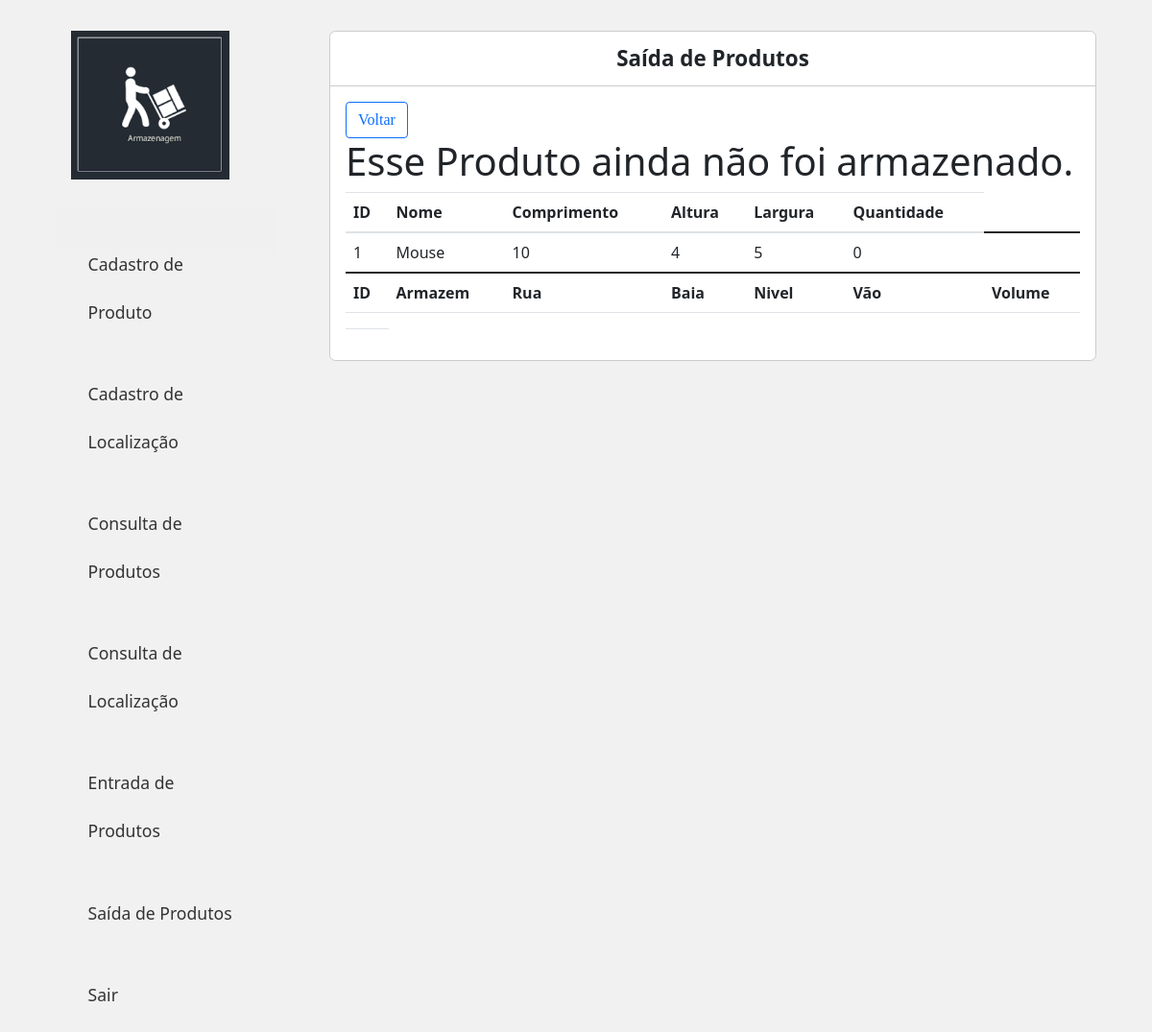
Screenshot of /Stoq/update_saida.php?id=1 with the database file from the repository.
### tables this page shows
CREATE TABLE `tbdcadprod` (
  `id_Produto` int(11) NOT NULL,
  `nm_Produto` varchar(50) NOT NULL,
  `vl_Valor` double NOT NULL,
  `ds_Produto` varchar(50) NOT NULL,
  `comp_Produto` double NOT NULL,
  `alt_Produto` double NOT NULL,
  `larg_Produto` double NOT NULL,
  `qtd_Produto` int(20) NOT NULL,
  `volume_Produto` float NOT NULL
);

### Stoq/update_saida.php (the view, shortened to what this page needs)
<?php
	require_once 'header.php';
	require_once 'conection.php';
	function getlocalizacaoexcluir($conn, $produto_id){
	$stmtProduto = $conn->prepare("SELECT * FROM tbdcadprod WHERE id_Produto = :id_produto");
    $stmtProduto->bindParam(':id_produto', $produto_id);
    $stmtProduto->execute();
    $produto = $stmtProduto->fetch(PDO::FETCH_ASSOC);
	if($produto){
		$retirar = [];
		$retirar2 = [];
		   if(!empty($retirar)){
			$meuArray = $retirar;
			sort($meuArray);
			$saida = $meuArray[0];
			$localizacaoexcluir = $saida;
			$meuArray2 = $retirar2;
			sort($meuArray2);
			$saida2 = $meuArray2[0];
			echo "$localizacaoexcluir";
			return $localizacaoexcluir;
			} else
				return [];
	}
}
?>
<main class="col-sm-9">
	<div class="principal">
		<div class="titulo">
			Saída de Produtos
		</div>
		<div class="conteudo">
			<div class="item">
				<a class='btn btn-outline-primary' type="submit" style=" right: 590px; top: 100px; font-family:'calibri';" href='saida.php'>Voltar</a>
				<table class="table">
				  <thead>
				    <tr>
					<th scope="col">ID</th>
				      <th scope="col">Nome</th>
					  <th scope="col">Comprimento</th>
					  <th scope="col">Altura</th>
					  <th scope="col">Largura</th>
				      <th scope="col">Quantidade</th>
				    </tr>
				  </thead>
				  <tbody>
				  		<?php
							if (isset($_GET['id'])) {
								$produto_id = $_GET['id'];
								$stmt = $conn->prepare("SELECT * FROM tbdcadprod WHERE id_Produto = :id_produto");
								$stmt->bindParam(':id_produto', $produto_id);
								$stmt->execute();
								$produtos = $stmt->fetchAll(PDO::FETCH_ASSOC);
							}
							foreach($produtos as $produto){
								echo "<tr>";
								echo "<td>" . $produto['id_Produto'] . "</td>";
								echo "<td>" . $produto['nm_Produto'] . "</td>";
								echo "<td>" . $produto['comp_Produto'] . "</td>";
								echo "<td>" . $produto['alt_Produto'] . "</td>";
								echo "<td>" . $produto['larg_Produto'] . "</td>";
								echo "<td>" . $produto['qtd_Produto'] . "</td>";
							}
						?>
						</tbody>
                    <th scope="col">ID</th>
                        <th scope="col">Armazem</th>
                        <th scope="col">Rua</th>
                        <th scope="col">Baia</th>
                        <th scope="col">Nivel</th>
                        <th scope="col">Vão</th>
                        <th scope="col">Volume</th>
                    <?php
					$array = [];
					$localizacaoexcluir = getlocalizacaoexcluir($conn, $produto_id);
					if(!empty($localizacaoexcluir)){
						$idarmazem = $conn->prepare("SELECT id_armazem FROM tbdordementrada WHERE id_OrdemEntrada = $localizacaoexcluir");
						$idarmazem->execute();
						$idarmazemretornado = $idarmazem->fetchAll(PDO::FETCH_ASSOC);
						foreach($idarmazemretornado as $retorna){
							$array[] = $retorna['id_armazem'];
					   }
					  		$ordenar = $array;
							sort($ordenar);
							$primeiroalocado = $ordenar[0];
							$locs = $primeiroalocado;
					$selec = $conn->prepare("SELECT id_armazem, nm_armazem, rua_armazem, baia_armazem, nv_armazem, vao_armazem, volume_armazem FROM tbdcadloc WHERE id_armazem = $locs");
                    $selec->execute();
                    $selecs = $selec->fetchAll(PDO::FETCH_ASSOC);
                        foreach($selecs as $armazenar){
                            echo "<tr>";
                            echo "<td>" . $armazenar['id_armazem'] . "</td>";
                            echo "<td>" . $armazenar['nm_armazem'] . "</td>";
                            echo "<td>" . $armazenar['rua_armazem'] . "</td>";
                            echo "<td>" . $armazenar['baia_armazem'] . "</td>";
                            echo "<td>" . $armazenar['nv_armazem'] . "</td>";
                            echo "<td>" . $armazenar['vao_armazem'] . "</td>";
                            echo "<td>" . $armazenar['volume_armazem'] . "</td>";
                          }
						if($tratativa2 <= 0 || $tratativa2 = null) {
									echo "<tr>";
									echo "<tr>";
									echo "<tr>";
									echo "<h1 scope='col' font-size:200px >Esse Produto ainda não foi armazenado.</h1>";
									echo "<td>";
									echo "</tr>";
									echo "</tr>";
								}
							} else {
								echo "<tr>";
								echo "<tr>";
								echo "<tr>";
								echo "<h1 scope='col' font-size:200px >Esse Produto ainda não foi armazenado.</h1>";
								echo "<td>";
								echo "</tr>";
								echo "</tr>";
							}
						  ?>
				</table>
			</div>
		</div>
	</div>
</main>

### Stoq/assets/css/styles.css (style rules this page uses)
body { background: #f1f1f1; }
a { text-decoration: none; }
.principal { margin: 2em 1em; background: #fff; border: 1px solid #ccc; border-radius: .4em; }
.principal .titulo { padding: .5em 1em; font-size: 1.4em; font-weight: bold; border-bottom: 1px solid #ccc; text-align: center; }
.principal .conteudo { padding: 1em; }

### rows the page displays
tbdcadprod: id_Produto "1", nm_Produto "Mouse", comp_Produto "10", alt_Produto "4", larg_Produto "5", qtd_Produto "0"
